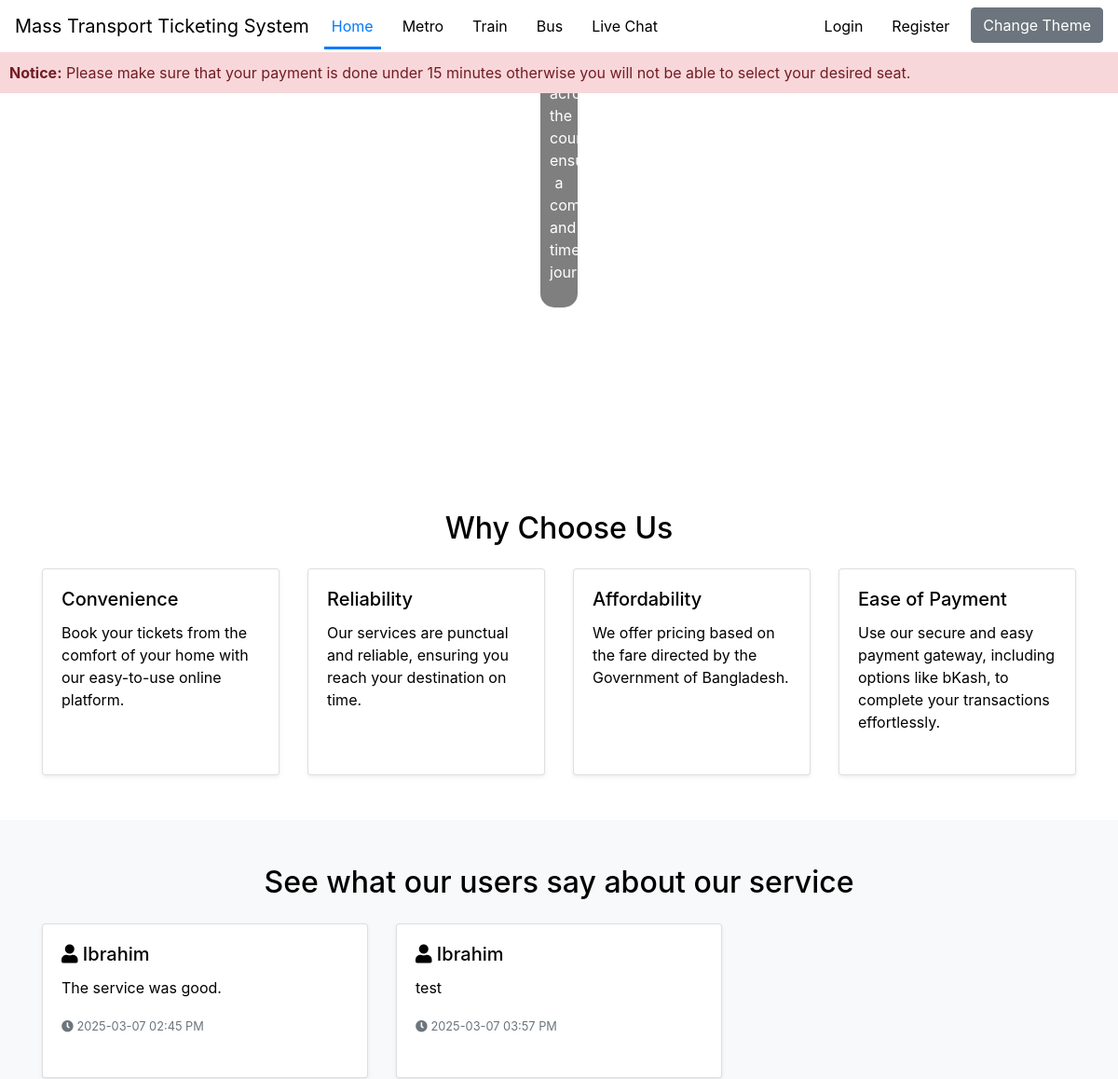
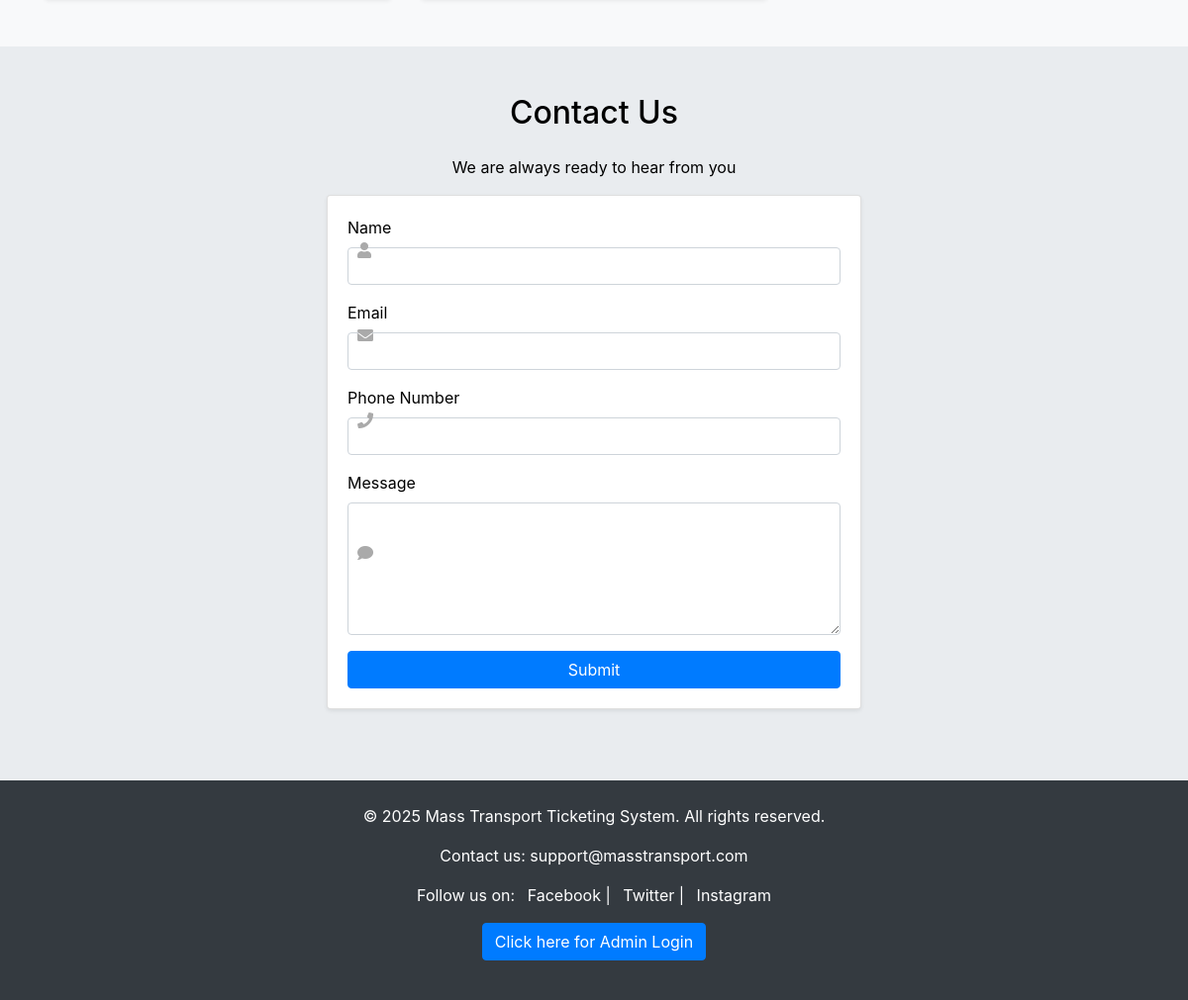
The page / on the database its author committed (2 pictures, top to bottom).
### tables this page shows
CREATE TABLE `reviews` (
  `id` int(11) NOT NULL,
  `user_id` int(11) NOT NULL,
  `rating` int(11) NOT NULL CHECK (`rating` between 1 and 5),
  `comment` text NOT NULL,
  `created_at` timestamp NOT NULL DEFAULT current_timestamp(),
  `display_order` int(11) DEFAULT 0
);

CREATE TABLE `users` (
  `id` int(11) NOT NULL,
  `email` varchar(255) NOT NULL,
  `password` varchar(255) NOT NULL,
  `google_id` varchar(255) DEFAULT NULL,
  `name` varchar(255) DEFAULT NULL,
  `profile_image` varchar(255) DEFAULT NULL,
  `phone` varchar(20) DEFAULT NULL,
  `Address` varchar(255) NOT NULL
);

### index.php (the view, shortened to what this page needs)
<?php
include 'db.php';
?>
<!DOCTYPE html>
<html lang="en">
<head>
    <link href="https://stackpath.bootstrapcdn.com/bootstrap/4.5.2/css/bootstrap.min.css" rel="stylesheet">
    <link href="https://cdnjs.cloudflare.com/ajax/libs/font-awesome/5.15.3/css/all.min.css" rel="stylesheet">
</head>
<body>
    <?php include 'nav.php'; ?>
    <div class="notice-container">
        <div class="notice">
            <strong>Notice:</strong> Please make sure that your payment is done under 15 minutes otherwise you will not be able to select your desired seat.
        </div>
    </div>
    <div id="carouselExampleIndicators" class="carousel slide" data-ride="carousel" data-interval="2000">
        <ol class="carousel-indicators">
            <li data-target="#carouselExampleIndicators" data-slide-to="0" class="active"></li>
            <li data-target="#carouselExampleIndicators" data-slide-to="1"></li>
            <li data-target="#carouselExampleIndicators" data-slide-to="2"></li>
        </ol>
        <div class="carousel-inner">
            <div class="carousel-item">
                <img src="images/train.jpg" class="d-block w-100" alt="Image 2">
                <div class="carousel-caption d-none d-md-block">
                    <p>Fast and reliable train services connecting major cities across the country, ensuring a comfortable and timely journey.</p>
                </div>
            </div>
        </div>
        <a class="carousel-control-prev" href="#carouselExampleIndicators" role="button" data-slide="prev">
            <span class="carousel-control-prev-icon" aria-hidden="true"></span>
        </a>
        <a class="carousel-control-next" href="#carouselExampleIndicators" role="button" data-slide="next">
            <span class="carousel-control-next-icon" aria-hidden="true"></span>
        </a>
    </div>
    <section class="py-5">
        <div class="container">
            <h2 class="text-center mb-4">Why Choose Us</h2>
            <div class="row">
                <div class="col-md-3">
                    <div class="card mb-4 shadow-sm h-100">
                        <div class="card-body">
                            <h5 class="card-title">Convenience</h5>
                            <p class="card-text">Book your tickets from the comfort of your home with our easy-to-use online platform.</p>
                        </div>
                    </div>
                </div>
                <div class="col-md-3">
                    <div class="card mb-4 shadow-sm h-100">
                        <div class="card-body">
                            <h5 class="card-title">Reliability</h5>
                            <p class="card-text">Our services are punctual and reliable, ensuring you reach your destination on time.</p>
                        </div>
                    </div>
                </div>
                <div class="col-md-3">
                    <div class="card mb-4 shadow-sm h-100">
                        <div class="card-body">
                            <h5 class="card-title">Affordability</h5>
                            <p class="card-text">We offer pricing based on the fare directed by the Government of Bangladesh.</p>
                        </div>
                    </div>
                </div>
                <div class="col-md-3">
                    <div class="card mb-4 shadow-sm h-100">
                        <div class="card-body">
                            <h5 class="card-title">Ease of Payment</h5>
                            <p class="card-text">Use our secure and easy payment gateway, including options like bKash, to complete your transactions effortlessly.</p>
                        </div>
                    </div>
                </div>
            </div>
        </div>
    </section>
    <section class="py-5 reviews-section">
        <div class="container">
            <h2 class="text-center mb-4">See what our users say about our service</h2>
            <div class="row">
                <?php
                $query = "SELECT reviews.*, users.name FROM reviews JOIN users ON reviews.user_id = users.id ORDER BY reviews.display_order ASC LIMIT 5";
                $result = mysqli_query($conn1, $query);
                while ($row = mysqli_fetch_assoc($result)) {
                    $formatted_date = date('Y-m-d h:i A', strtotime($row['created_at']));
                    echo '<div class="col-md-4">';
                    echo '<div class="card mb-4 shadow-sm h-100">';
                    echo '<div class="card-body">';
                    echo '<h5 class="card-title"><i class="fas fa-user"></i> ' . htmlspecialchars($row['name']) . '</h5>';
                    echo '<p class="card-text">' . htmlspecialchars($row['comment']) . '</p>';
                    echo '<p class="card-text"><small class="text-muted"><i class="fas fa-clock"></i> ' . htmlspecialchars($formatted_date) . '</small></p>';
                    echo '</div>';
                    echo '</div>';
                    echo '</div>';
                }
                ?>
            </div>
        </div>
    </section>
    <section class="py-5 contact-section">
        <div class="container">
            <h2 class="text-center mb-4">Contact Us</h2>
            <p class="text-center">We are always ready to hear from you</p>
            <div class="row justify-content-center">
                <div class="col-md-6">
                    <div class="card mb-4 shadow-sm">
                        <div class="card-body">
                            <form id="contactForm">
                                <div class="form-group">
                                    <i class="fas fa-user"></i>
                                    <label for="name">Name</label>
                                    <input type="text" class="form-control" id="name" name="name" required>
                                </div>
                                <div class="form-group">
                                    <i class="fas fa-envelope"></i>
                                    <label for="email">Email</label>
                                    <input type="email" class="form-control" id="email" name="email" required>
                                </div>
                                <div class="form-group">
                                    <i class="fas fa-phone"></i>
                                    <label for="phone">Phone Number</label>
                                    <input type="text" class="form-control" id="phone" name="phone" required>
                                </div>
                                <div class="form-group">
                                    <i class="fas fa-comment"></i>
                                    <label for="message">Message</label>
                                    <textarea class="form-control" id="message" name="message" rows="5" required></textarea>
                                </div>
                                <button type="submit" class="btn btn-primary btn-block">Submit</button>
                            </form>
                        </div>
                    </div>
                </div>
            </div>
        </div>
    </section>
    <?php include 'footer.php'; ?>
</body>
</html>

### index.php (style rules this page uses)
:root { --bg-light: #ffffff; --bg-dark: #2c2c2c; --text-light: #000000; --text-dark: #e0e0e0; --hover-light: #007bff; --hover-dark: #007bff; --card-bg-dark: #3a3a3a; --footer-bg-dark: #3a3a3a; --notice-bg-dark: #444444; --carousel-caption-bg-dark: rgba(255, 255, 255, 0.7); --carousel-caption-text-dark: #000000; --reviews-bg-dark: #1e1e1e; --contact-bg-dark: #1e1e1e; --input-bg-dark: #3a3a3a; --input-text-dark: #e0e0e0; --input-border-dark: #555555; --section-bg-light-1: #f8f9fa; --section-bg-light-2: #e9ecef; --section-bg-dark-1: #343a40; --section-bg-dark-2: #495057; }
body { color: #fff; }
body { background-color: var(--bg-light); color: var(--text-light); transition: background-color 0.3s ease-in-out, color 0.3s ease-in-out; }
.carousel-item img { max-width: 100%; max-height: 400px; object-fit: cover; opacity: 0.9; }
.carousel-caption { background: rgba(0, 0, 0, 0.5); border-radius: 15px; padding: 10px; width: auto; max-width: 50%; margin: 150px 400px; }
.notice-container { background-color: #f8d7da; color: #721c24; padding: 10px; overflow: hidden; position: relative; white-space: nowrap; }
.notice { display: inline-block; animation: scroll 15s linear infinite; }
.card { transition: transform 0.5s, margin 0.5s; }
.reviews-section { background-color: var(--section-bg-light-1); transition: background-color 0.3s ease-in-out; }
.contact-section { background-color: var(--section-bg-light-2); transition: background-color 0.3s ease-in-out; }
.form-group i { position: absolute; top: 50%; transform: translateY(-50%); left: 10px; color: #aaa; }
.form-group { position: relative; }
.form-control { padding-left: 30px; }

### nav.php (style rules this page uses)
:root { --navbar-bg-light: #ffffff; --navbar-bg-dark: #2c2c2c; --nav-link-light: #000000; --nav-link-dark: #e0e0e0; --nav-link-hover: #007bff; }

### rows shown on the page
reviews: user.name "Ibrahim", comment "The service was good.", created_at "2025-03-07 02:45 PM"
reviews: user.name "Ibrahim", comment "test", created_at "2025-03-07 03:57 PM"
